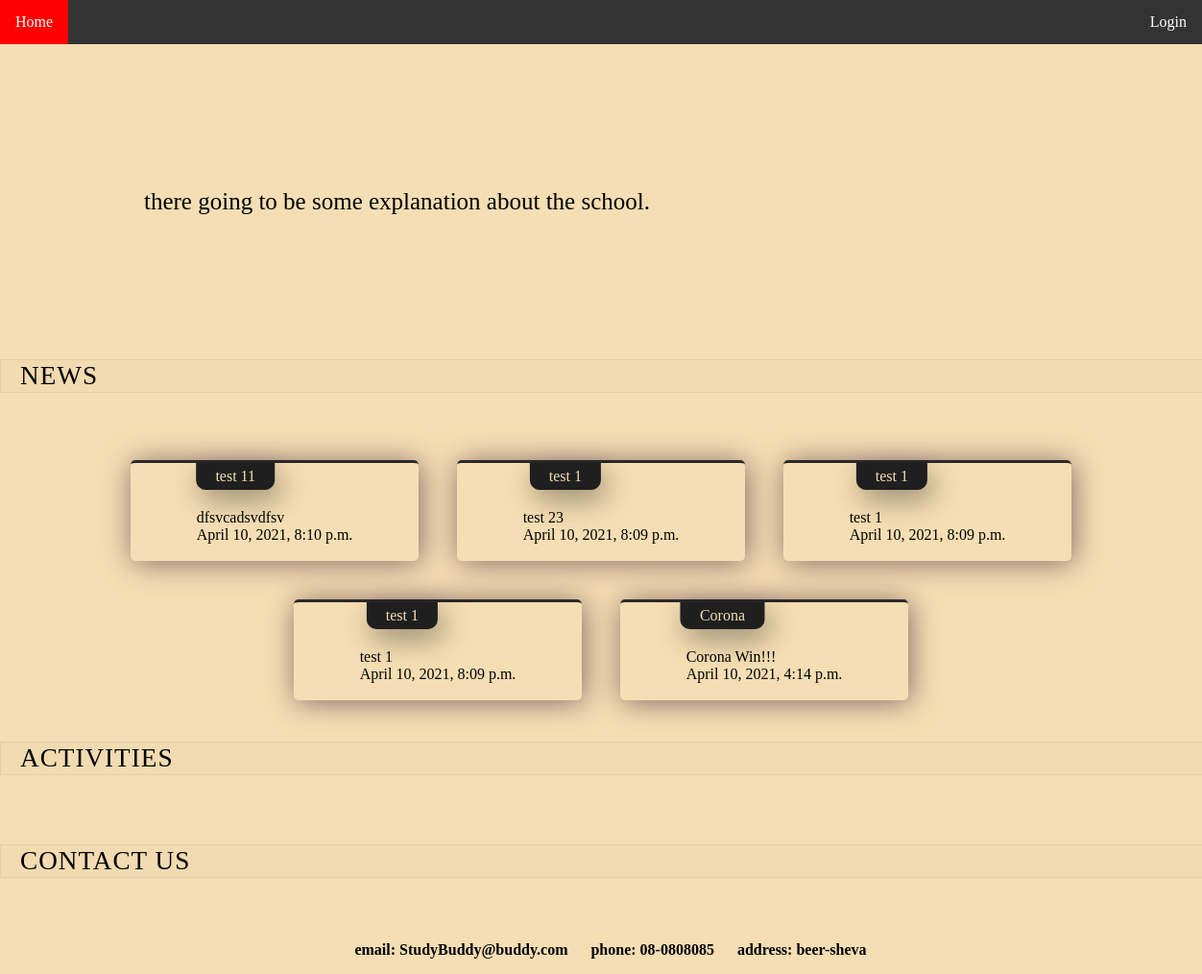
The page / on the database its author committed.
### StudyBuddy/models.py (models this page shows, shortened)
class Article(models.Model):
    title = models.CharField(max_length=64)
    body = models.TextField()
    date = models.DateTimeField('date published')
    class Meta:
        verbose_name = "Article"
        verbose_name_plural = "Articles"

### StudyBuddy/views.py (the view)
# urls.py: path('', views.home, name='home'),
def home(request):
    news = Article.objects.all().order_by('-date')
    return render(request, '../templates/home.html',{'news': news})

### templates/home.html (shortened to what this page needs)
{% include  "navbase.html" %}
{% load static %}
<!DOCTYPE html>
<html lang="en">
<head>
    <link type="text/css" href="{% static 'styles/home.css' %}" rel="stylesheet">
</head>
<body>
    <div class="container-main" >
        <div class="xpl-txt"> <p> there going to be some explanation about the school. </p> </div>
    </div>
    <div class="title-heading">
        <h2>NEWS</h2>
    </div>
    <section id="element-list">
        {% if news %}
            {% for article in news %}
                <div class="news" >
                <div class="news-title">
                {{ article.title }}
                </div>
                    <div class="news-body">
                <br>
                {{ article.body }}
                <br>
                {{ article.date }}
                <br>
                <br>
                    </div>
                </div>
            {% endfor %}
        {% else %}
            <h1>No Records</h1>
        {% endif %}
    </section>
    <div class="title-heading">
        <h2>Activities</h2>
    </div>
    <div class="title-heading">
        <h2>Contact Us</h2>
    </div>
    <section id="element-list">
        <div class="contact-details">
            <p> email: StudyBuddy@buddy.com </p>
            <p> phone: 08-0808085 </p>
            <p> address: beer-sheva </p>
        </div>
    </section>
</body>
</html>

### static/styles/navbase.css (style rules this page uses)
body { background-color: wheat; background-size: cover; margin: 0; }

### static/styles/home.css (style rules this page uses)
.container-main .xpl-txt { margin: 150px; font-size: 25px; }
#element-list { display: flex; justify-content: center; align-items: center; flex-wrap: wrap; }
.news { width: 300px; display: flex; justify-content: space-between; align-items: center; flex-direction: column; box-shadow: 2px 2px 30px #866767; margin: 20px; border-radius: 5px; overflow: hidden; border-top: 3px solid #292929; }
.news-title { position: absolute; transform: translateX(-50%); background-color: #1f1f1f; color: wheat; padding: 5px 20px; font-weight: 500; border-radius: 0px 0px 10px 10px; box-shadow: 5px 10px 30px rgba(0,0,0,0.4); }
.news-body { margin-top: 30px; }
.title-heading h2 { font-weight: 400; margin-bottom: 50px; padding: 1px 20px; background-color: rgba(0,0,0,0.01); border: 1px solid rgba(0,0,0,0.06); font-size: 1.7rem; letter-spacing: 1px; text-transform: uppercase; width: 100%; }
.contact-details p { display: inline-flex; margin-left: 20px; font-weight: bold; }

### rows shown on the page
Article: title "test 11", body "dfsvcadsvdfsv", date "April 10, 2021, 8:10 p.m."
Article: title "test 1", body "test 23", date "April 10, 2021, 8:09 p.m."
Article: title "test 1", body "test 1", date "April 10, 2021, 8:09 p.m."
Article: title "test 1", body "test 1", date "April 10, 2021, 8:09 p.m."
Article: title "Corona", body "Corona Win!!!", date "April 10, 2021, 4:14 p.m."
